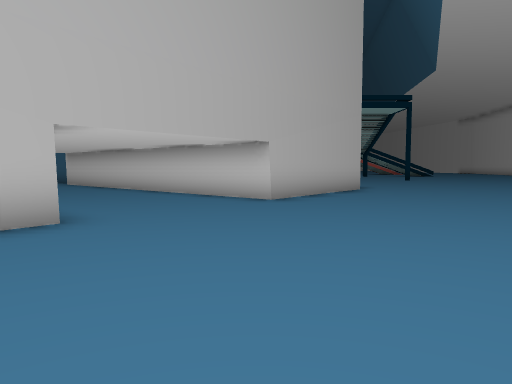
view 1 (above)

21 first-person views from a walk through a scene from a Unity 3-D project. The camera is 1.4 m above the floor, tilts 4° down and sees 70° across. The floor is counted in squares, 2 m on a side. Each view is taken from the middle of a square. On the plan, view 1 faces up. The plan holds only what a view shows up to about 11 squares ahead; the rest is blank. The place goes on beyond the plan.

view 2
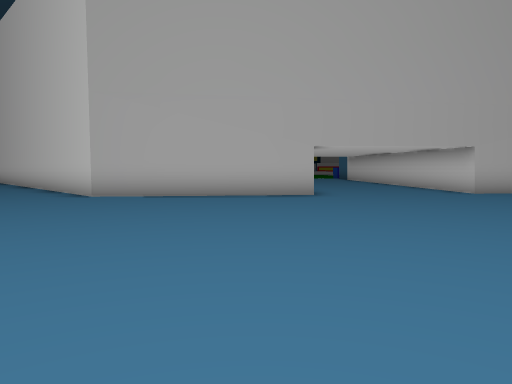

view 3
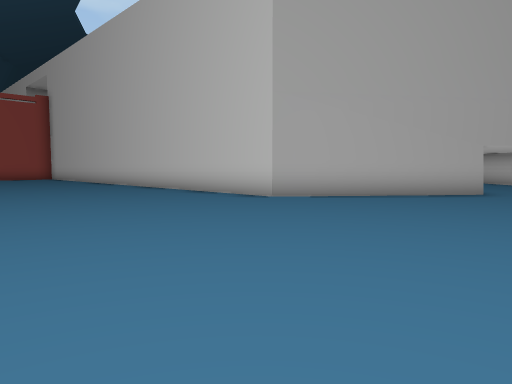

view 4
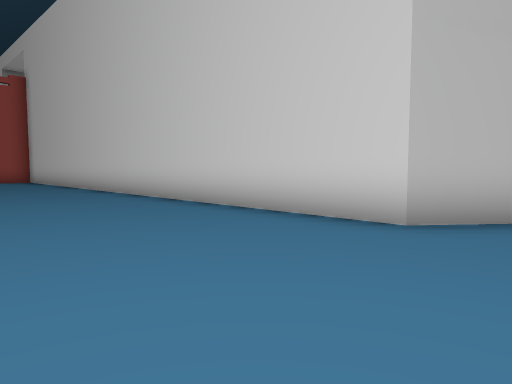

view 5
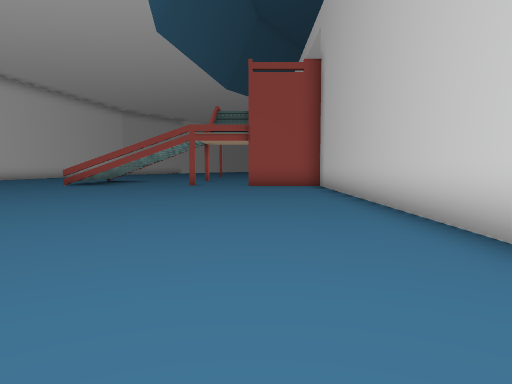

view 6
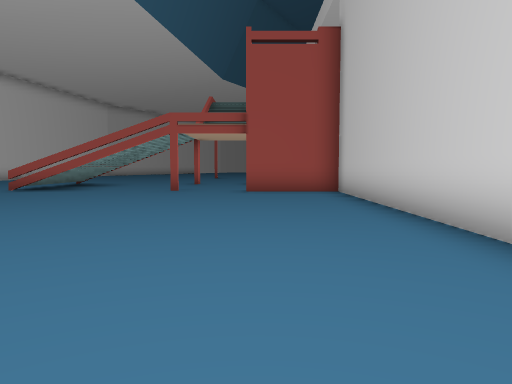

view 7
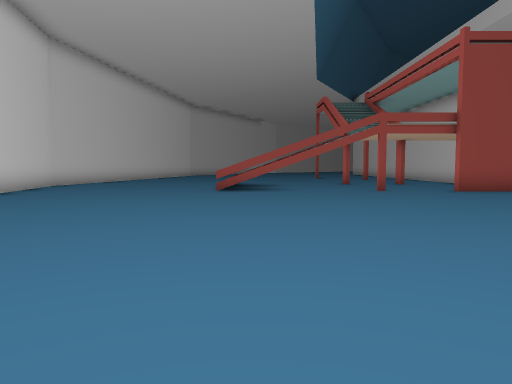

view 8
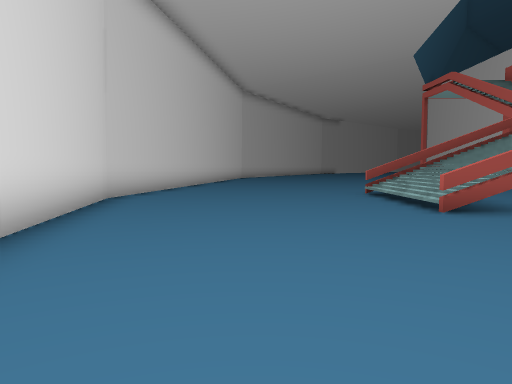

view 9
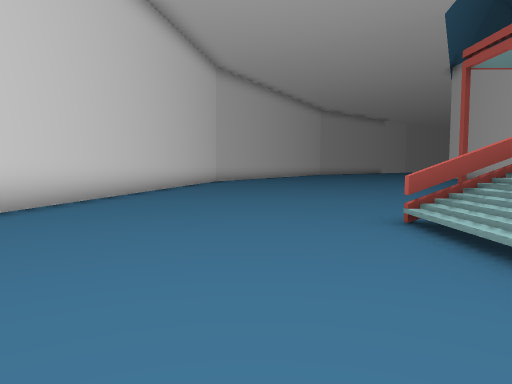

view 10
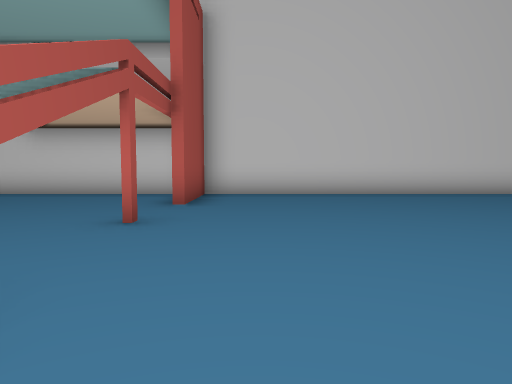

view 11
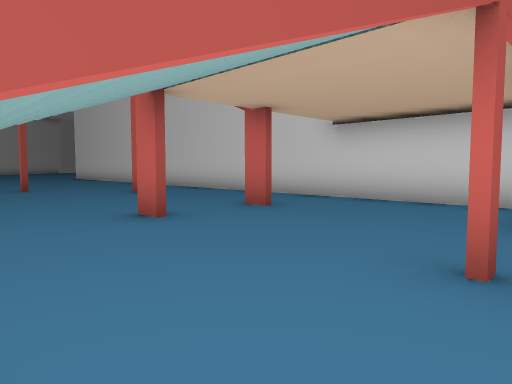

view 12
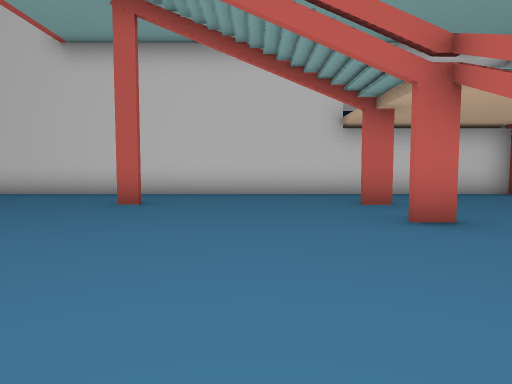

view 13
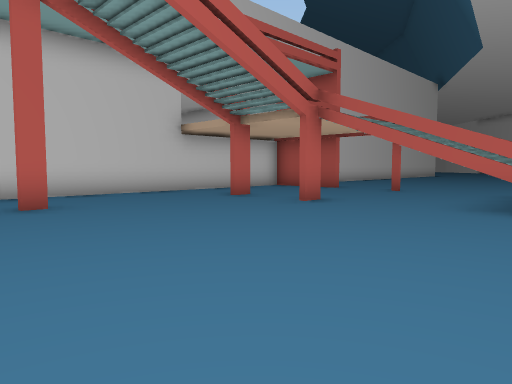

view 14
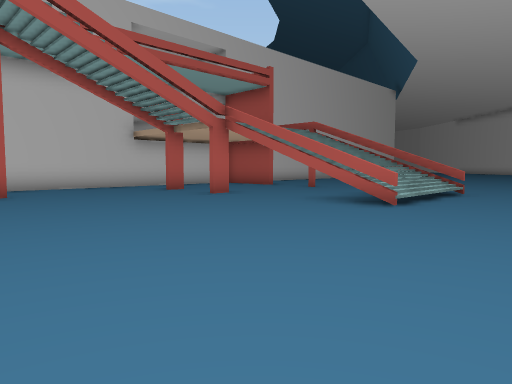

view 15
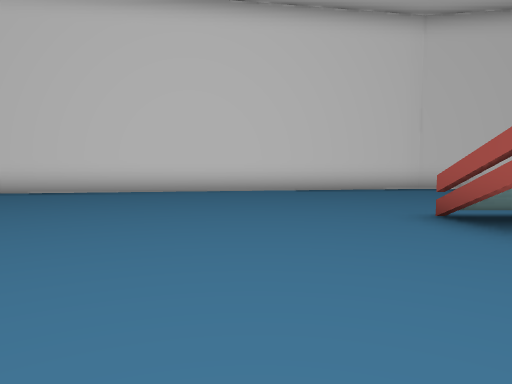

view 16
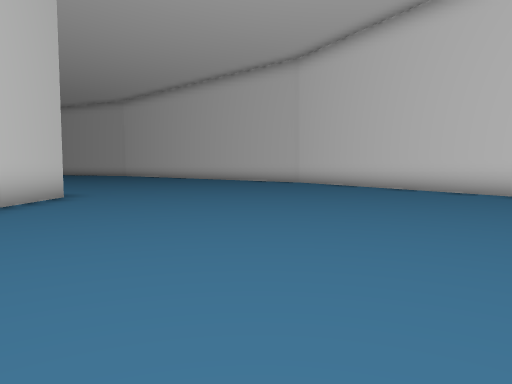

view 17
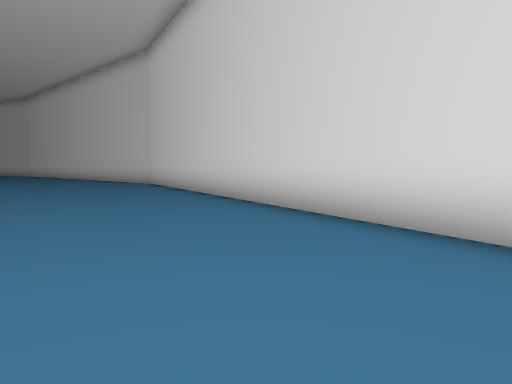

view 18
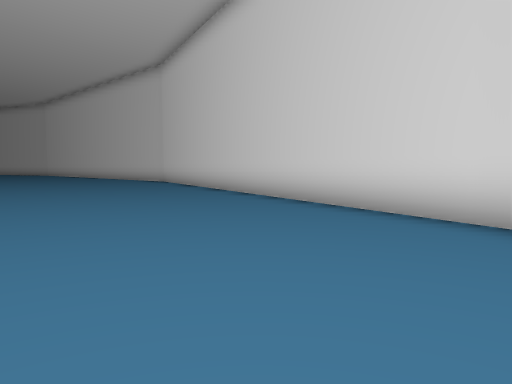

view 19
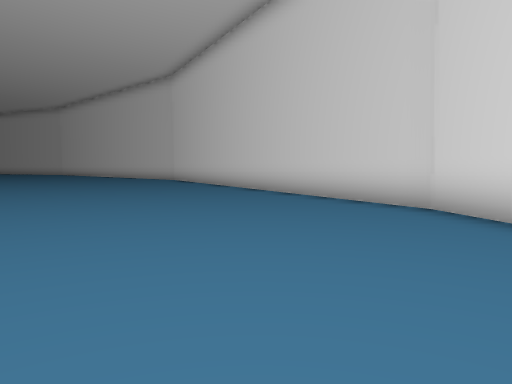

view 20
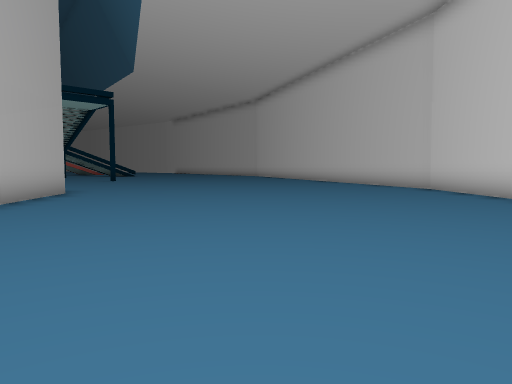

view 21
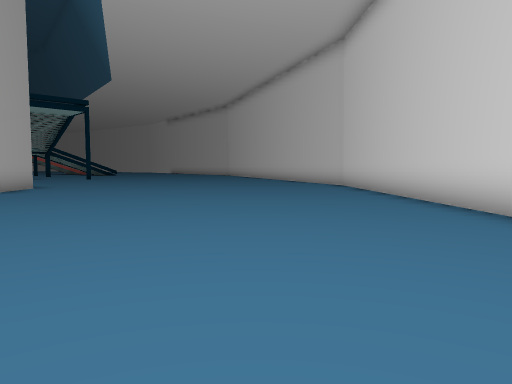

### Floor plan
Points are (right, up) in squares from view 1. A wall is a line through its corners. A room is listed if a view was taken in it or the views show most of it. See-through windows are left out.
Room 1 (views 1, 2, 3, 4, 5, 6, 7, 8, 9, 10, 11, 12, 13, 14, 15, 16, 17, 18, 19, 20, 21)
walls: (-22.5, 0.3) (-33.5, 0.3); (-22.5, -7.9) (-22.5, -9.2); (-2.4, 4.5) (-5.8, 0.3) (-22.3, 0.3) (-22.3, -2.4); (-26.4, -2.3) (-27.1, -2.3); (-26.4, -4.5) (-27.1, -4.5); (-26.6, -9.1) (-26.6, -8); (6, -1) (11.5, 5); (-31.1, -2.3) (-31.6, -2.3); (3.2, 11.2) (0.3, 7.7) (-3.6, 11.1); (-33.1, -13.9) (-25, -15.3) (-11, -12.9) (-1.9, -7.8)
low walls: (-22.7, -9.2) (-22.7, -8); (-26.5, -8) (-26.5, -9.1)

Where each view was taken, in squares from view 1:
view 1: 0 up, 0 right, facing up
view 2: 3 down, 3 right, facing up-left
view 3: 6 down, 0 right, facing up-left
view 4: 4 down, 4 left, facing up-left
view 5: 2 down, 9 left, facing left
view 6: 2 down, 12 left, facing left
view 7: 8 down, 12 left, facing left
view 8: 12 down, 17 left, facing left
view 9: 11 down, 22 left, facing left
view 10: 9 down, 21 left, facing up
view 11: 7 down, 22 left, facing up-left
view 12: 9 down, 29 left, facing up
view 13: 9 down, 33 left, facing up-right
view 14: 12 down, 33 left, facing up-right
view 15: 4 down, 20 left, facing down
view 16: 4 down, 14 left, facing right
view 17: 10 down, 13 left, facing right
view 18: 10 down, 15 left, facing right
view 19: 10 down, 17 left, facing right
view 20: 1 up, 0 right, facing up-right
view 21: 2 down, 0 right, facing up-right
